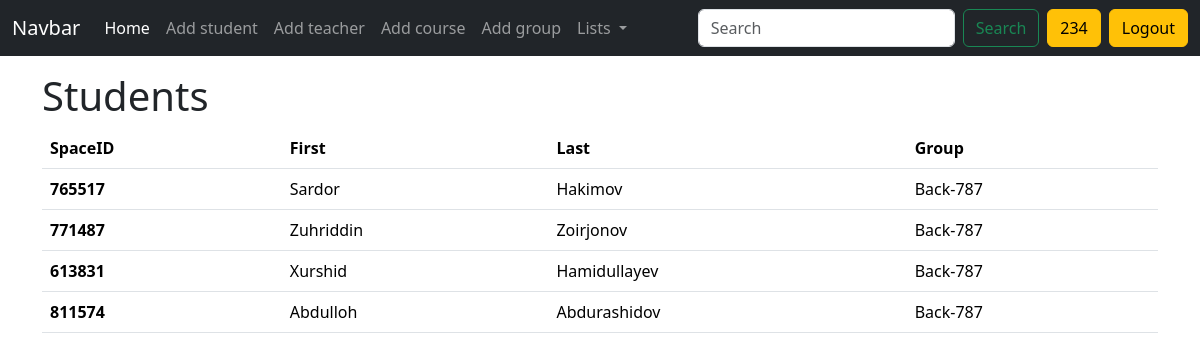
Screenshot of / (signed in) with the database file from the repository.
### users/models.py (models this page shows, shortened)
class CustomUser(AbstractUser):
    groups = models.ManyToManyField(
        'auth.Group',
        related_name='customuser_set',  # related_name bilan to'qnashuv oldini olish
        blank=True
    )
    user_permissions = models.ManyToManyField(
        'auth.Permission',
        related_name='customuser_set_permissions',  # related_name bilan to'qnashuv oldini olish
        blank=True
    )

class Student(CustomUser):
    LIGAS = (
        ('Hacker', 'Hacker'),
        ('Coder', 'Coder'),
        ('Gamer', 'Gamer')
    )
    liga = models.CharField(max_length=10, choices=LIGAS, default=random.choice(LIGAS)[0])
    coins = models.IntegerField(default=0)
    xp = models.IntegerField(default=0)
    avatar = models.ImageField(upload_to='avatars/', blank=True, null=True)
    group = models.ForeignKey(Group, on_delete=models.DO_NOTHING)
    phone = models.CharField(max_length=13, blank=True, null=True)

class Group(models.Model):
    DAYS = (
        ('Even', 'Even'),
        ('Odd', 'Odd'),
        ('Weekend', 'Weekend')
    )
    name = models.CharField(max_length=50)
    teacher = models.ForeignKey(Teacher, on_delete=models.CASCADE, related_name='teacher')
    day = models.CharField(max_length=10, choices=DAYS)
    course = models.ForeignKey(Course, on_delete=models.CASCADE, related_name='course')
    start_date = models.DateField()
    end_date = models.DateField()
    lesson_time = models.TimeField()
    created_at = models.DateTimeField(auto_now_add=True)
    updated_at = models.DateTimeField(auto_now=True)

### users/views.py (the view)
# urls.py: path('', admin_page, name='admin_page'),
def admin_page(request):
    if request.user.is_authenticated:
        if request.user.is_superuser:
            students = Student.objects.all().order_by('-date_joined')
            context = {'students': students}
            return render(request, 'admin_page.html', context)
        else:
            student = Student.objects.get(id=request.user.id)
            context = {
                'student': student
            }
            return render(request, 'dashboard.html', context)
    else:
        return redirect('login')

### templates/admin_page.html
{% extends 'base.html' %}
{% block content %}
<div class="container py-3">
    <h1>Students</h1>
    <table class="table">
        <thead>
        <tr>
            <th scope="col">SpaceID</th>
            <th scope="col">First</th>
            <th scope="col">Last</th>
            <th scope="col">Group</th>
        </tr>
        </thead>
        <tbody>
        {% for s in students %}
        <tr>
            <th scope="row">{{ s.username }}</th>
            <td>{{ s.first_name }}</td>
            <td>{{ s.last_name }}</td>
            <td>{{ s.group.name}}</td>
        </tr>
        {% endfor %}
        </tbody>
    </table>
</div>
{% endblock %}

### templates/base.html (shortened to what this page needs)
<!doctype html>
<html lang="en">
<head>
    <link href="https://cdn.jsdelivr.net/npm/bootstrap@5.3.3/dist/css/bootstrap.min.css" rel="stylesheet"
>
</head>
<body>
<nav class="navbar navbar-expand-lg navbar-dark bg-dark">
    <div class="container-fluid">
        <a class="navbar-brand" href="#">Navbar</a>
        <div class="collapse navbar-collapse" id="navbarSupportedContent">
            <ul class="navbar-nav me-auto mb-2 mb-lg-0">
                <li class="nav-item">
                    <a class="nav-link active" aria-current="page" href="#">Home</a>
                </li>
                <li class="nav-item">
                    <a class="nav-link" href="{% url 'add_student' %}">Add student</a>
                </li>
                <li class="nav-item">
                    <a class="nav-link" href="{% url 'add_teacher' %}">Add teacher</a>
                </li>
                <li class="nav-item">
                    <a class="nav-link" href="{% url 'add_course' %}">Add course</a>
                </li>
                <li class="nav-item">
                    <a class="nav-link" href="{% url 'add_group' %}">Add group</a>
                </li>
                <li class="nav-item dropdown">
          <a class="nav-link dropdown-toggle" href="#" role="button" data-bs-toggle="dropdown" aria-expanded="false">
            Lists
          </a>
        </li>
            </ul>
            <form class="d-flex">
                <input class="form-control me-2" type="search" placeholder="Search" aria-label="Search">
                <button class="btn btn-outline-success" type="submit">Search</button>
                {% if request.user.is_authenticated %}
                <a href="" class="btn btn-warning mx-2">{{ request.user.username }}</a>
                <a href="{% url 'logout' %}" class="btn btn-warning">Logout</a>
                {% endif %}
            </form>
        </div>
    </div>
</nav>
{% block content %}
{% endblock %}
</body>
</html>

### rows the page displays
CustomUser: user.username "234"
Student: username "765517", first_name "Sardor", last_name "Hakimov", group.name "Back-787"
Student: username "771487", first_name "Zuhriddin", last_name "Zoirjonov", group.name "Back-787"
Student: username "613831", first_name "Xurshid", last_name "Hamidullayev", group.name "Back-787"
Student: username "811574", first_name "Abdulloh", last_name "Abdurashidov", group.name "Back-787"
